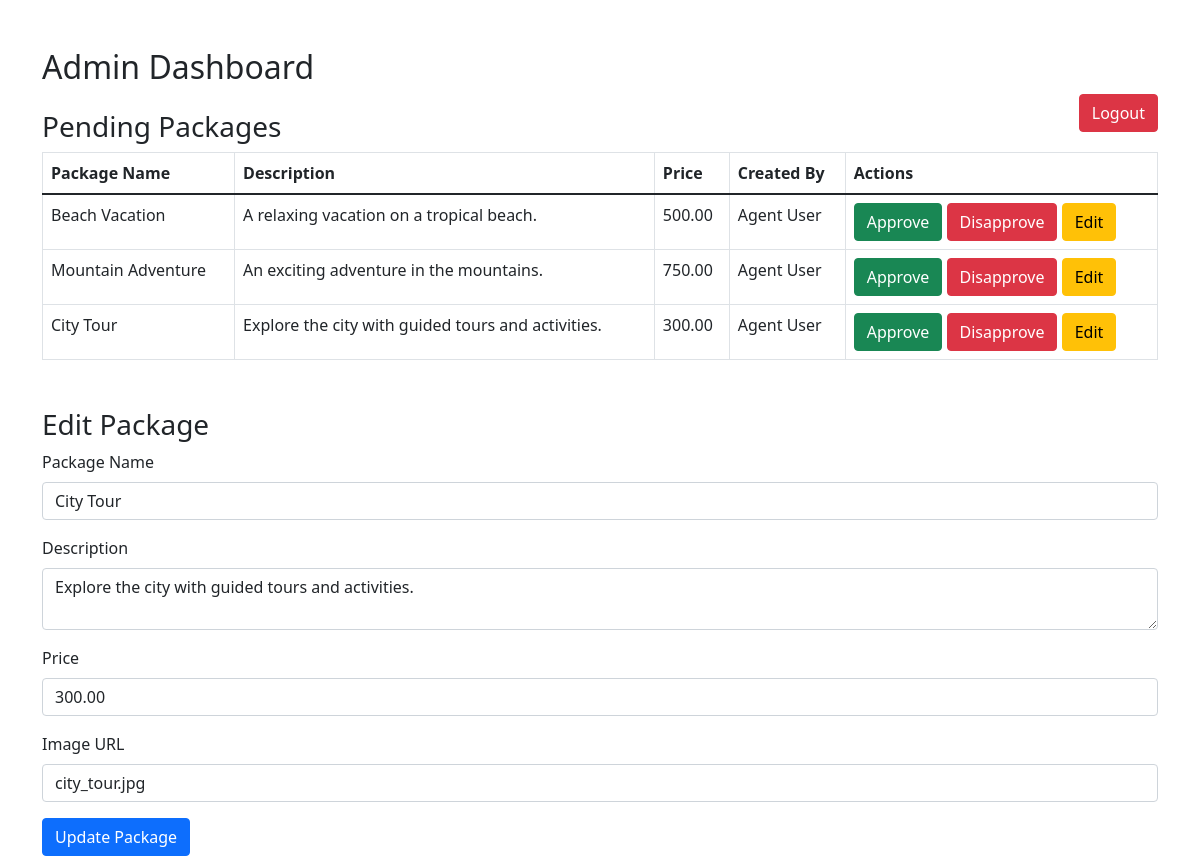
The page /dashboard/admin.php?edit_id=3 (signed in) on the database its author committed.
### tables this page shows
CREATE TABLE `packages` (
  `id` int(11) NOT NULL,
  `name` varchar(100) NOT NULL,
  `description` text NOT NULL,
  `price` decimal(10,2) NOT NULL,
  `image` varchar(255) DEFAULT NULL,
  `created_by` int(11) DEFAULT NULL,
  `status` enum('pending','approved','disapproved') DEFAULT 'pending',
  `created_at` timestamp NOT NULL DEFAULT current_timestamp()
);

CREATE TABLE `users` (
  `id` int(11) NOT NULL,
  `name` varchar(100) NOT NULL,
  `email` varchar(100) NOT NULL,
  `password` varchar(255) NOT NULL,
  `role` enum('admin','agent','traveler') NOT NULL,
  `created_at` timestamp NOT NULL DEFAULT current_timestamp()
);

### dashboard/admin.php (the view, shortened to what this page needs)
<?php
include('../config/dbcon.php');
$query = "SELECT packages.*, users.name AS agent_name FROM packages
          LEFT JOIN users ON packages.created_by = users.id WHERE packages.status = 'pending'";
$result = mysqli_query($conn, $query);
$packages = mysqli_fetch_all($result, MYSQLI_ASSOC);
?>
<!DOCTYPE html>
<html lang="en">
<head>
    <link href="https://cdn.jsdelivr.net/npm/bootstrap@5.1.3/dist/css/bootstrap.min.css" rel="stylesheet">
</head>
<body>
<div class="container mt-5">
    <h2>Admin Dashboard</h2>
    <a href="../config/logout.php" class="btn btn-danger float-end">Logout</a>
    <h3 class="mt-4">Pending Packages</h3>
    <table class="table table-bordered">
        <thead>
            <tr>
                <th>Package Name</th>
                <th>Description</th>
                <th>Price</th>
                <th>Created By</th>
                <th>Actions</th>
            </tr>
        </thead>
        <tbody>
            <?php foreach ($packages as $package): ?>
                <tr>
                    <td><?php echo htmlspecialchars($package['name']); ?></td>
                    <td><?php echo htmlspecialchars($package['description']); ?></td>
                    <td><?php echo htmlspecialchars($package['price']); ?></td>
                    <td><?php echo htmlspecialchars($package['agent_name']); ?></td>
                    <td>
                        <a href="admin.php?approve_id=<?php echo $package['id']; ?>" class="btn btn-success">Approve</a>
                        <a href="admin.php?disapprove_id=<?php echo $package['id']; ?>" class="btn btn-danger">Disapprove</a>
                        <a href="admin.php?edit_id=<?php echo $package['id']; ?>" class="btn btn-warning">Edit</a>
                    </td>
                </tr>
            <?php endforeach; ?>
        </tbody>
    </table>
    <?php
    if (isset($_GET['edit_id'])) {
        $edit_id = $_GET['edit_id'];
        $query = "SELECT * FROM packages WHERE id = '$edit_id'";
        $edit_result = mysqli_query($conn, $query);
        $edit_package = mysqli_fetch_assoc($edit_result);
        if ($edit_package): ?>
            <h3 class="mt-5">Edit Package</h3>
            <form method="POST">
                <div class="mb-3">
                    <label for="name" class="form-label">Package Name</label>
                    <input type="text" class="form-control" id="name" name="name" value="<?php echo htmlspecialchars($edit_package['name']); ?>" required>
                </div>
                <div class="mb-3">
                    <label for="description" class="form-label">Description</label>
                    <textarea class="form-control" id="description" name="description" required><?php echo htmlspecialchars($edit_package['description']); ?></textarea>
                </div>
                <div class="mb-3">
                    <label for="price" class="form-label">Price</label>
                    <input type="number" class="form-control" id="price" name="price" value="<?php echo htmlspecialchars($edit_package['price']); ?>" required>
                </div>
                <div class="mb-3">
                    <label for="image" class="form-label">Image URL</label>
                    <input type="text" class="form-control" id="image" name="image" value="<?php echo htmlspecialchars($edit_package['image']); ?>">
                </div>
                <button type="submit" name="edit_package" class="btn btn-primary">Update Package</button>
            </form>
        <?php endif;
    }
    ?>
</div>
</body>
</html>

### rows shown on the page
packages: name "Beach Vacation", description "A relaxing vacation on a tropical beach.", price "500.00", created_by.name "Agent User"
packages: name "Mountain Adventure", description "An exciting adventure in the mountains.", price "750.00", created_by.name "Agent User"
packages: name "City Tour", description "Explore the city with guided tours and activities.", price "300.00", created_by.name "Agent User", image "city_tour.jpg"
